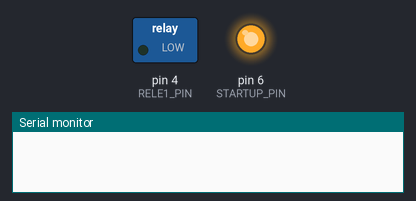
Bench run of a sketch on a simulated Arduino Uno, built with avr-gcc and run on an emulated ATmega328P. Shown: switched loads named in the sketch (green lamp = pin HIGH), output pins drawn as LEDs (lit = HIGH), the last lines printed to the serial monitor. The modem accepts every AT command (registered, SIM ready, sends succeed) and sends nothing else.

Above: at 0.1 s.
At 5.1 s:
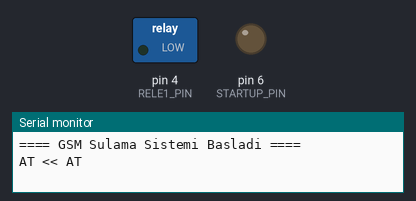
Timing chart, 0 to 6.6 s (numbered marks = the images above):
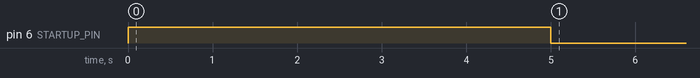

The sketch:

tekrole_herseyok.ino
```cpp
#include <SoftwareSerial.h>
#include <DHT.h>

#define GSM_RX 7
#define GSM_TX 8
#define DHT_PIN 11
#define DHT_TYPE DHT11

#define RELE1_PIN 4
#define STARTUP_PIN 6

#define ADMIN1 "+905416932009"
#define ADMIN2 "+90542XXXXXXX"
#define ADMIN3 "+90543XXXXXXX"

SoftwareSerial gsm(GSM_RX, GSM_TX);
DHT dht(DHT_PIN, DHT_TYPE);

bool rele1State = false;
bool waitingSmsBody = false;

String gsmLine = "";
String lastSmsSender = "";

void setup() {
  Serial.begin(9600);
  gsm.begin(9600);

  pinMode(RELE1_PIN, OUTPUT);
  pinMode(STARTUP_PIN, OUTPUT);

  // Role mantigi:
  // HIGH = role acik
  // LOW  = role kapali
  digitalWrite(RELE1_PIN, LOW);

  // Startup pini:
  // Ilk acilista 5 saniye HIGH, sonra LOW
  digitalWrite(STARTUP_PIN, HIGH);
  delay(5000);
  digitalWrite(STARTUP_PIN, LOW);

  dht.begin();

  Serial.println("==== GSM Sulama Sistemi Basladi ====");

  sendAT("AT", 1000);
  sendAT("AT+CMGF=1", 1000);
  sendAT("AT+CNMI=1,2,0,0,0", 1000);
  sendAT("AT+CLIP=1", 1000);

  delay(2000);
  sendSMSAllAdmins("Sistem acildi");
}

void loop() {
  readGSM();
}

void readGSM() {
  while (gsm.available()) {
    char c = gsm.read();

    if (c == '\r') {
      continue;
    }

    if (c == '\n') {
      gsmLine.trim();

      if (gsmLine.length() > 0) {
        Serial.print("GSM >> ");
        Serial.println(gsmLine);
        processGSMLine(gsmLine);
      }

      gsmLine = "";
    } else {
      gsmLine += c;
    }
  }
}

void processGSMLine(String line) {
  String upperLine = line;
  upperLine.toUpperCase();

  if (upperLine.startsWith("+CMT:")) {
    lastSmsSender = getSenderNumber(line);
    waitingSmsBody = true;

    Serial.println("----- YENI SMS BASLIGI -----");
    Serial.print("SMS Gonderen >> ");
    Serial.println(lastSmsSender);
    return;
  }

  if (waitingSmsBody) {
    waitingSmsBody = false;
    handleSMS(lastSmsSender, line);
  }
}

void handleSMS(String sender, String smsText) {
  String sms = smsText;
  sms.trim();

  Serial.println("----- YENI SMS -----");
  Serial.print("Gonderen: ");
  Serial.println(sender);
  Serial.print("Icerik: ");
  Serial.println(sms);

  String smsUpper = sms;
  smsUpper.toUpperCase();

  if (!isAdminNumber(sender)) {
    Serial.println("Yetkisiz numara");
    sendSMS(sender, "Yetkisiz numara");
    return;
  }

  if (smsUpper == "AC") {
    digitalWrite(RELE1_PIN, HIGH);
    rele1State = true;
    Serial.println("Role -> HIGH (ACIK)");
    sendSMS(sender, "Role acildi");
  }
  else if (smsUpper == "KAPAT") {
    digitalWrite(RELE1_PIN, LOW);
    rele1State = false;
    Serial.println("Role -> LOW (KAPALI)");
    sendSMS(sender, "Role kapandi");
  }
  else if (smsUpper == "DURUM") {
    float sicaklik = dht.readTemperature();
    float nem = dht.readHumidity();

    String durum = "";
    durum += "Role: ";
    durum += (rele1State ? "Acik" : "Kapali");
    durum += "\nSicaklik: ";
    durum += isnan(sicaklik) ? String("Hata") : String(sicaklik, 1);
    durum += " C";
    durum += "\nNem: ";
    durum += isnan(nem) ? String("Hata") : String(nem, 1);
    durum += " %";

    Serial.println("DURUM komutu alindi");
    sendSMS(sender, durum);
  }
  else {
    Serial.println("Hatali komut");
    sendSMS(sender, "Hatali komut");
  }
}

void sendAT(String command, int waitMs) {
  Serial.print("AT << ");
  Serial.println(command);
  gsm.println(command);
  delay(waitMs);
}

void sendSMS(String number, String message) {
  sendAT("AT+CMGF=1", 500);

  Serial.print("AT << AT+CMGS=\"");
  Serial.print(number);
  Serial.println("\"");
  gsm.print("AT+CMGS=\"");
  gsm.print(number);
  gsm.println("\"");
  delay(500);

  Serial.print("SMS << ");
  Serial.println(message);
  gsm.print(message);
  delay(500);

  Serial.println("AT << CTRL+Z");
  gsm.write(26);
  delay(4000);
}

void sendSMSAllAdmins(String message) {
  sendSMS(ADMIN1, message);
  sendSMS(ADMIN2, message);
  sendSMS(ADMIN3, message);
}

bool isAdminNumber(String number) {
  return number == ADMIN1 || number == ADMIN2 || number == ADMIN3;
}

String getSenderNumber(String header) {
  int firstQuote = header.indexOf('\"');
  if (firstQuote < 0) return "";

  int secondQuote = header.indexOf('\"', firstQuote + 1);
  if (secondQuote < 0) return "";

  return header.substring(firstQuote + 1, secondQuote);
}
```
